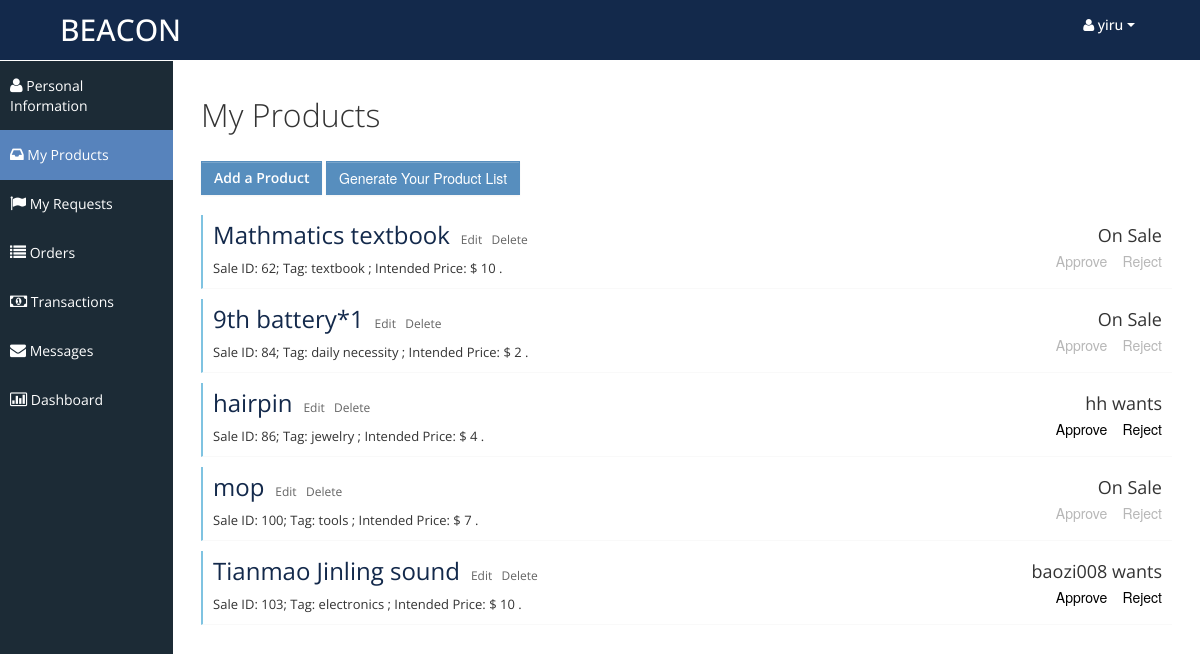
The app's page /myproducts.php (signed in) with its own data.
### tables this page shows
CREATE TABLE `Sales` (
  `SaleId` int NOT NULL,
  `SellerId` varchar(50) DEFAULT NULL,
  `ProductName` varchar(50) DEFAULT NULL,
  `Tag` varchar(50) DEFAULT NULL,
  `Description` varchar(500) DEFAULT NULL,
  `Image` varchar(100) DEFAULT NULL,
  `IntendedPrice` double DEFAULT NULL,
  `OriginalPrice` double DEFAULT NULL,
  `Depreciation` int DEFAULT NULL,
  `IntendedBuyerId` varchar(50) DEFAULT NULL,
  `DatePost` timestamp NOT NULL DEFAULT CURRENT_TIMESTAMP
);

### myproducts.php (the view, shortened to what this page needs)
<?php
	$curr_user = $_SESSION['curr_user'];
	if (empty($curr_user)) {
		$msg = "curr_user is empty";
	}
	else {
		$conn = connectDB();
		$sql = "SELECT * FROM Sales WHERE SellerId = '$curr_user'";
		$result = $conn->query($sql);
		$array = array();
		while($row = mysqli_fetch_assoc($result)){
			$array[]=$row;
		}
	}
?>
<!DOCTYPE html>
<html lang="en">
<head>
	<link id="bootstrap-style" href="css/bootstrap.min.css" rel="stylesheet">
	<link href="css/bootstrap-responsive.min.css" rel="stylesheet">
	<link id="base-style" href="css/style.css" rel="stylesheet">
	<link id="base-style-responsive" href="css/style-responsive.css" rel="stylesheet">
</head>
<body>
	<div class="navbar">
		<div class="navbar-inner">
			<div class="container-fluid">
				<a class="brand" href="index.php"><span>BEACON</span></a>
				<div class="nav-no-collapse header-nav">
					<ul class="nav pull-right">
						<li class="dropdown">
							<a class="btn dropdown-toggle" data-toggle="dropdown" href="#">
								<span><span><i class="icon-user"> </i><?php echo $curr_user; ?></span></span>
								<span class="caret"></span>
							</a>
						</li>
					</ul>
				</div>
			</div>
		</div>
	</div>
	<div class="container-fluid-full">
	<div class="row-fluid">
	<div id="sidebar-left" class="span2">
		<div class="nav-collapse sidebar-nav">
			<ul class="nav nav-tabs nav-stacked main-menu">
				<li><a href="myprofile.php"><i class="icon-user"></i><span class="hidden-tablet"> Personal Information</span></a></li>
				<li><a href="myproducts.php"><i class="icon-inbox"></i><span class="hidden-tablet"> My Products</span></a></li>
				<li><a href="myrequests.php"><i class="icon-flag"></i><span class="hidden-tablet"> My Requests</span></a></li>
				<li><a href="myorders.php"><i class="icon-list"></i><span class="hidden-tablet"> Orders</span></a></li>
				<li><a href="mytransactions.php"><i class="icon-money"></i><span class="hidden-tablet"> Transactions</span></a></li>
				<li><a href="mymessages.php"><i class="icon-envelope"></i><span class="hidden-tablet"> Messages</span></a></li>
				<li><a href="dashboard.php"><i class="icon-bar-chart"></i><span class="hidden-tablet"> Dashboard</span></a></li>
			</ul>
		</div>
	</div>
	<div id="content" class="span10">
		<div class="row-fluid">
			<div class="span12">
				<h1>My Products</h1> </br>
				<a href= "post_product.php" type="btn" class="btn btn-primary" style="font-weight:600;">Add a Product</a>
				<button type="btn" class="btn btn-primary">Generate Your Product List</button></br>
				<?php foreach($array as $val): ?>
				<div class="task none" style="margin-top:10px;">
					<div class="desc">
						<span class="title">
							<a href="single-product.php?Id=<?php echo $val['SaleId'];?>&choosedb=Sales" style="color:#13294B;font-size:x-large;"><?php echo $val['ProductName']; ?></a>
						</span>&nbsp;
						<a href="edit_product.php?id=<?php echo $val['SaleId'];?>" style="font-size:12px;">Edit </a>&nbsp;
						<a href="javascript:void(0);" onclick="delete_post(<?php echo $val['SaleId']; ?>, 'Sales')" style="font-size:12px;">Delete</a>
						<div style="font-size:13px; margin-top:8px;">
							Sale ID: <?php echo $val['SaleId']; ?>;
							Tag: <?php echo $val['Tag']; ?> ;
							Intended Price: $ <?php echo $val['IntendedPrice']; ?> .
						</div>
					</div>
					<div class="time">
						<div class="date"> <?php echo $val['IntendedBuyerId']==null ? "On Sale": $val['IntendedBuyerId']." wants"; ?> </div>
						<div>
							<button type="querybtn" style="border:none; background:none;" onclick="approve_sale(<?php echo $val['SaleId']; ?>)" <?php echo $val['IntendedBuyerId']==null ? 'disabled':'' ?> >Approve</button>
							<button type="querybtn" style="border:none; background:none;margin-right:-6px;" onclick="reject_sale(<?php echo $val['SaleId']; ?>)" <?php echo $val['IntendedBuyerId']==null ? 'disabled':'' ?> >Reject</button>
						</div>
					</div>
				</div>
				<?php endforeach; ?>
			</div>
		</div>
	</div>
	</div>
	</div>
</body>
</html>

### css/style.css (style rules this page uses)
body { background: #F5F5F5; color: #333; border: none; font-family: 'Open Sans', sans-serif; font-weight: 400; }
a { color: #646464; }
h1 { font-size: 32px; line-height: 32px; font-weight: 300; }
.navbar { margin-bottom: 0px; }
.navbar-inner { margin-bottom: 0px; min-height: 60px; padding-right: 20px; padding-left: 20px; background: #13294b; filter: none; text-shadow: 1px 1px 1px #13294b; border: none; color: #fff; -webkit-border-radius: 0px; -moz-border-radius: 0px; border-radius: 0px; *zoom: 1; border-bottom: 1px solid #fff; }
.navbar-inner a { color: #7b7b7b; text-shadow: 0 -1px 1px #1e3877; }
.navbar-inner a i { margin-top: 2px; }
a.brand span { color: #fff; text-shadow: none; }
.header-nav { padding: 0px; color: #fff !important; background: #000 !important; }
.header-nav .nav { margin: 0px; }
.header-nav .btn { display: inline-block; padding: 21px 20px; margin-top: 0px; margin-left: 0px; font-size: 14px; line-height: 20px; text-align: center; text-shadow: none; vertical-align: middle; cursor: pointer; background: transparent; border-left: none; border-right: none; border-top: 0px; border-bottom: 0px; -webkit-border-radius: 0px; -moz-border-radius: 0px; border-radius: 0px; -webkit-box-shadow: none !important; -moz-box-shadow: none !important; box-shadow: none !important; }
.header-nav a.btn { color: #fff !important; text-shadow: none !important; padding: 15px 25px !important; }
.header-nav .btn .caret { border-top-color: #fff !important; border-bottom-color: #fff !important; }
#sidebar-left { background: #1C2B36; }
.sidebar-nav > ul { margin: 0px; padding-bottom: 1px; font-size: 14px; }
.nav-tabs.nav-stacked > li > a, .nav-tabs.nav-stacked > li > ul > li > a { padding: 15px 10px 14px 10px; color: #fff; border-top: none; border-bottom: 1px solid transparent; border-left: none; border-right: none; text-decoration: none; -webkit-border-radius: 0px; -moz-border-radius: 0px; border-radius: 0px; }
.nav-tabs.nav-stacked > li:last-child > a { border-bottom: 1px solid transparent; }
.nav-tabs.nav-stacked > li > a > i, .nav-tabs.nav-stacked > li > ul > li > a > i { opacity: 1; filter: alpha(opacity=100); -ms-filter:"progid:DXImageTransform.Microsoft.Alpha(Opacity=100)"; font-size: 16px; }
.nav-tabs.nav-stacked > li.active > a, .nav-tabs.nav-stacked > li > ul > li.active > a { background: #5783bc; border-bottom: 1px solid #5783bc; }
.nav-tabs.nav-stacked > li:first-child > a { margin: 0px 0px 0px 0px; -webkit-border-radius: 0px; -moz-border-radius: 0px; border-radius: 0px; }
.nav-tabs.nav-stacked > li:last-child > a { -webkit-border-radius: 0px; -moz-border-radius: 0px; border-radius: 0px; }
#content { background: #ffffff; filter: none; min-height: 100%; padding: 20px 20px; position: relative; }
.btn { display: inline-block; padding: 6px 12px; margin-bottom: 10px; font-size: 14px; font-weight: 500; line-height: 20px; text-align: center; white-space: nowrap; vertical-align: middle; cursor: pointer; border: 1px solid #a7a9aa; -webkit-border-radius: 0px !important; border-radius: 0px !important; }
.btn i { margin-top: 2px; }
.btn { color: #ffffff; background-color: #a7a9aa; border-color: #a7a9aa; background-image: none; filter: none; text-shadow: none; }
.btn-primary { background-color: #578EBE; border-color: #578EBE; }
button:disabled, button[disabled] { border: none; background: none; cursor: not-allowed; }
.task { border-bottom: 1px solid #f9f9f9; margin-bottom: 1px; }
.task.none { border-left: 2px solid #7fc3e1; }
.task .desc { display: inline-block; width: 75%; padding: 10px 10px; font-size: 12px; }
.task .desc .title { font-size: 18px; margin-bottom: 5px; }
.task .time { display: inline-block; float: right; width: 15%; padding: 10px 10px 10px 0px; font-size: 12px; text-align: right; }
.task .time .date { font-size: 18px; margin-bottom: 5px; }
.navbar .brand { margin: 10px; margin-left: 0px; font-size: 30px; font-weight: 500; }

### css/style-responsive.css (style rules this page uses)
@media (min-width: 1200px) { .container-fluid-full { overflow: hidden; position: relative; height: 100%; } }
@media (min-width: 1200px) { #content { width: 85.578%; padding: 28px; margin: 0px 0px; margin-left: 14.422% !important; } }
@media (min-width: 1200px) { #sidebar-left { background: #1C2B36; margin-left: 0px !important; position: absolute; height: 100%; } }
@media (min-width: 1200px) { .sidebar-nav > ul { margin: 0px; } }

### css/halflings.css (style rules this page uses)
html, html .halflings { -webkit-font-smoothing: antialiased !important; }

### records on screen
sales: ProductName "Mathmatics textbook", SaleId "62", Tag "textbook", IntendedPrice "10", shows "On Sale"
sales: ProductName "9th battery*1", SaleId "84", Tag "daily necessity", IntendedPrice "2", shows "On Sale"
sales: ProductName "hairpin", SaleId "86", Tag "jewelry", IntendedPrice "4", IntendedBuyerId "hh"
sales: ProductName "mop", SaleId "100", Tag "tools", IntendedPrice "7", shows "On Sale"
sales: ProductName "Tianmao Jinling sound", SaleId "103", Tag "electronics", IntendedPrice "10", IntendedBuyerId "baozi008"

### other values on screen
$curr_user "yiru"
